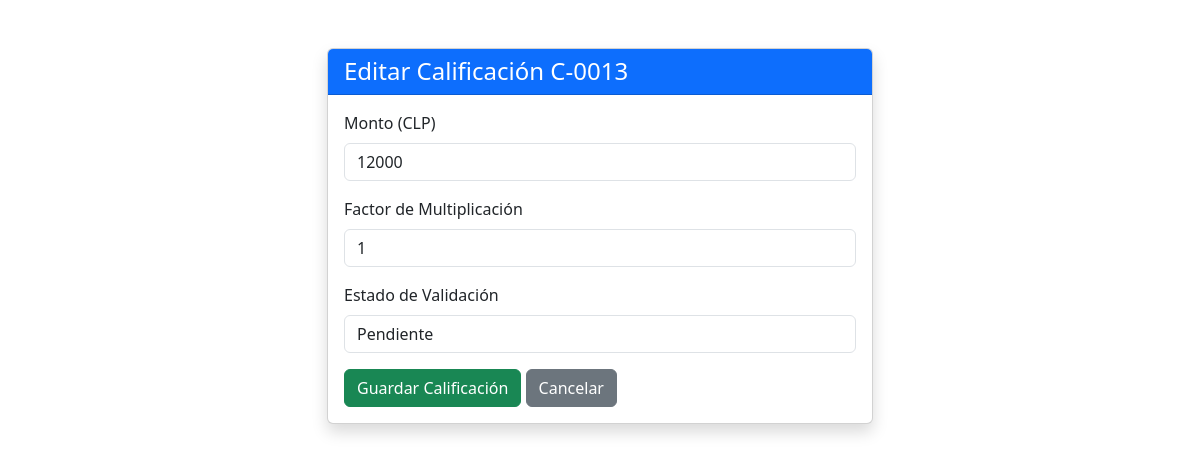
/13/editar/ (signed in), run on the app's committed database.
### calificaciones/models.py (models this page shows, shortened)
class Calificacion(models.Model):
    usuario = models.ForeignKey(
        User,
        on_delete=models.CASCADE,
        verbose_name="Usuario",
        related_name='calificaciones_realizadas'
    )
    monto = models.DecimalField(
        max_digits=12,
        decimal_places=0,   # <-- MONTO ENTERO SIN DECIMALES
        verbose_name="Monto (CLP)"
    )
    factor = models.DecimalField(
        max_digits=5,
        decimal_places=0,   # ENTERO SIN DECIMALES
        verbose_name="Factor",
        default=1
    )
    fecha_registro = models.DateField(
        default=timezone.now,
        verbose_name="Fecha de Registro"
    )
    ESTADO_CHOICES = [
        ('pendiente', 'Pendiente'),
        ('validado', 'Validado'),
        ('rechazado', 'Rechazado'),
    ]
    estado = models.CharField(
        max_length=20,
        choices=ESTADO_CHOICES,
        default='pendiente',
        verbose_name="Estado"
    )
    class Meta:
        verbose_name = "Calificación"
        verbose_name_plural = "Calificaciones"

### calificaciones/views.py (the view)
# urls.py: path('<int:pk>/editar/', views.editar_calificacion, name='editar_calificacion'),  # URL: /12/editar/
@login_required
def editar_calificacion(request, pk):
    calificacion = get_object_or_404(Calificacion, pk=pk)
    if request.method == 'POST':
        form = CalificacionForm(request.POST, instance=calificacion)
        if form.is_valid():
            form.save()
            Auditoria.objects.create(
                usuario=request.user, accion='EDITAR', detalle=f'Calificación ID {pk} editada. Monto: {calificacion.monto}'
            )
            return redirect('dashboard')
    else:
        form = CalificacionForm(instance=calificacion) # Precargar datos
    context = {'form': form, 'titulo': f'Editar Calificación C-{pk:04d}', 'calificacion_id': pk}
    return render(request, 'calificaciones/calificacion_form.html', context)

### calificaciones/forms.py
class CalificacionForm(forms.ModelForm):
    class Meta:
        model = Calificacion
        fields = ['monto', 'factor', 'estado']
        labels = {
            'monto': 'Monto (CLP)',
            'factor': 'Factor de Multiplicación',
            'estado': 'Estado de Validación',
        }
        widgets = {
        'monto': forms.NumberInput(attrs={'step': '1'}),
        'factor': forms.NumberInput(attrs={'step': '1'}),   # <--- aquí sin decimales
        }
        help_texts = {
            'monto': 'Ingrese el monto en pesos chilenos (CLP).',
            'factor': 'Ingrese el factor de multiplicación (por ejemplo, 1.00).',
            'estado': 'Seleccione el estado de la calificación.',
        }

### calificaciones/templates/calificaciones/calificacion_form.html (shortened to what this page needs)
{% load static %}
{% load widget_tweaks %}
<!DOCTYPE html>
<html lang="es">
<head>
    <link href="https://cdn.jsdelivr.net/npm/bootstrap@5.3.3/dist/css/bootstrap.min.css" rel="stylesheet">
</head>
<body>
    <div class="container mt-5">
        <div class="row justify-content-center">
            <div class="col-md-6">
                <div class="card shadow">
                    <div class="card-header bg-primary text-white">
                        <h4 class="mb-0">{{ titulo }}</h4>
                    </div>
                    <div class="card-body">
                        <form method="post">
                            {% for field in form %}
                                <div class="mb-3">
                                    <label for="{{ field.id_for_label }}" class="form-label">
                                        {{ field.label }}
                                    </label>
                                    {{ field|add_class:"form-control" }}
                                </div>
                            {% endfor %}
                            <button type="submit" class="btn btn-success">Guardar Calificación</button>
                            <a href="{% url 'dashboard' %}" class="btn btn-secondary">Cancelar</a>
                        </form>
                    </div>
                </div>
            </div>
        </div>
    </div>
</body>
</html>

### data on the page
Calificacion: form "12000" "1" "Pendiente"

### other printed values
{{ titulo }} "Editar Calificación C-0013"
{{ field.label }} "Monto (CLP)" "Factor de Multiplicación" "Estado de Validación"
